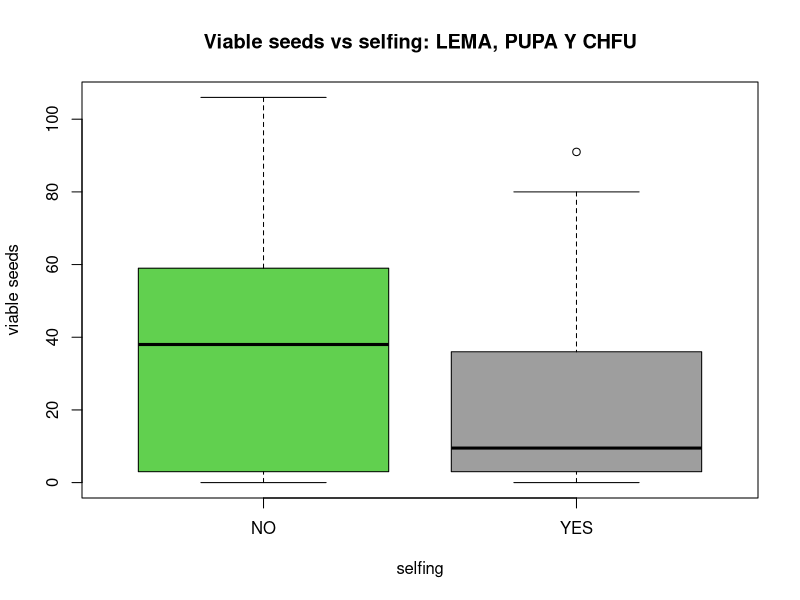
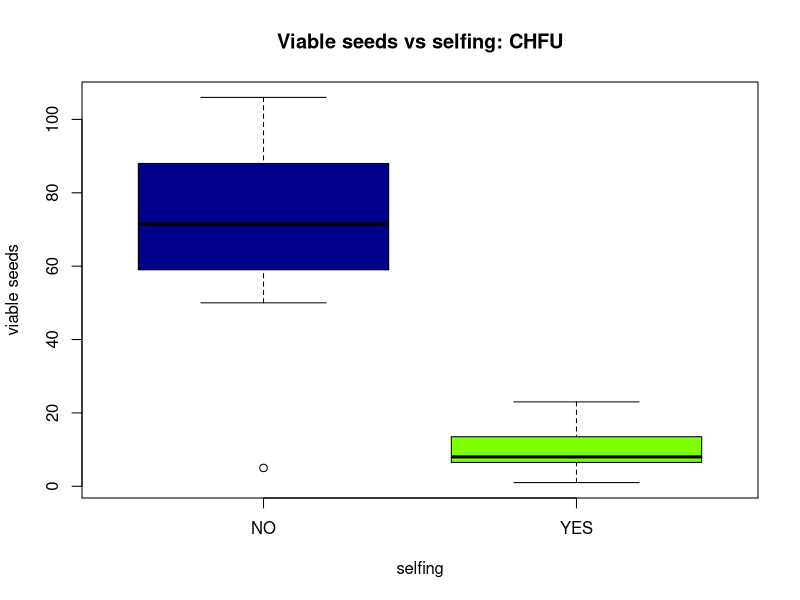
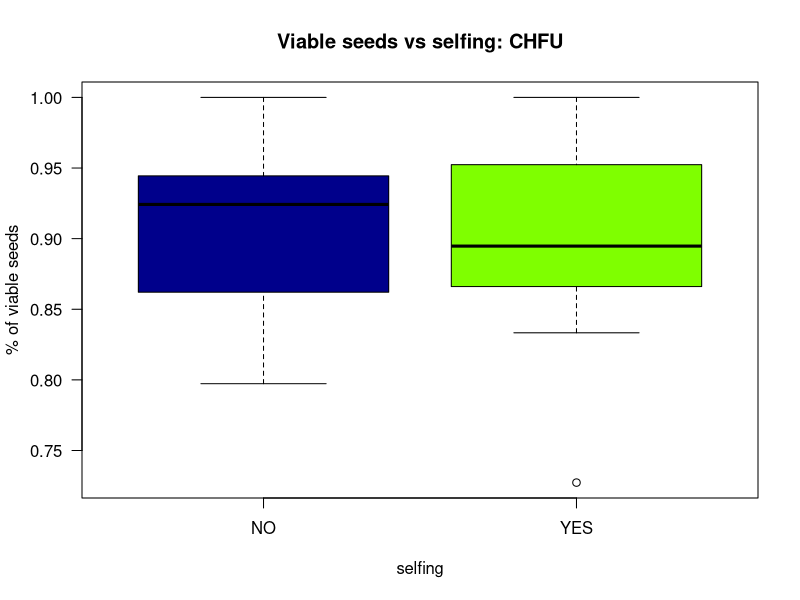
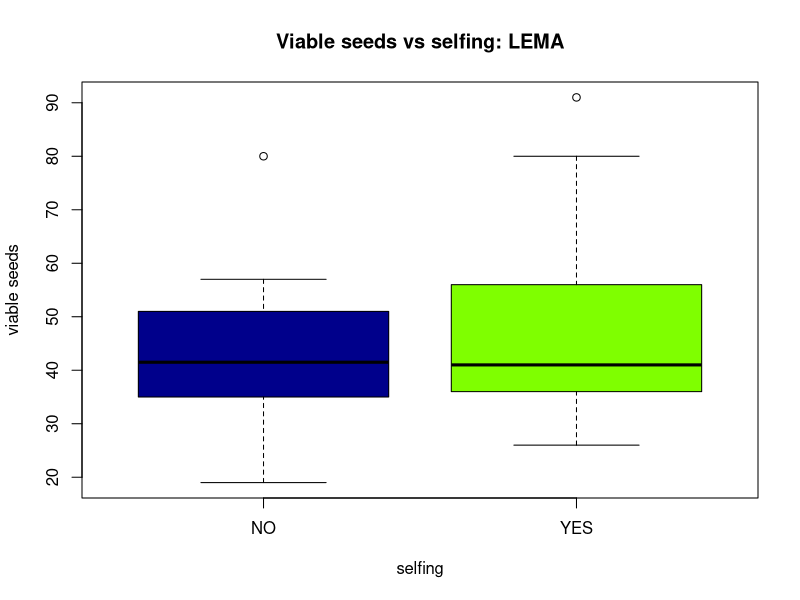
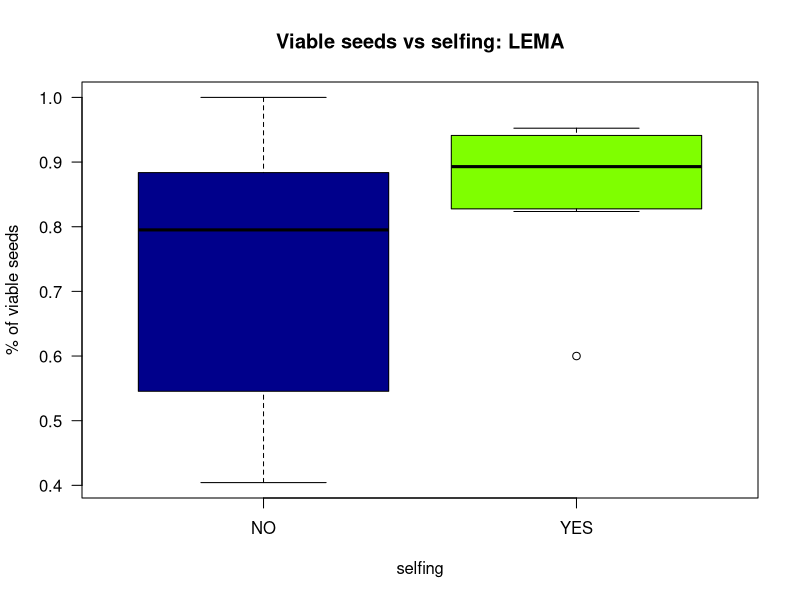
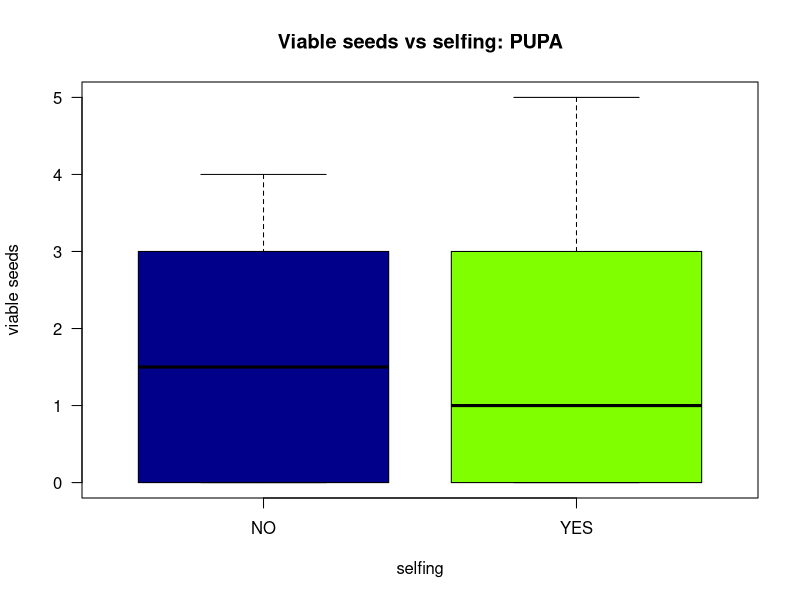
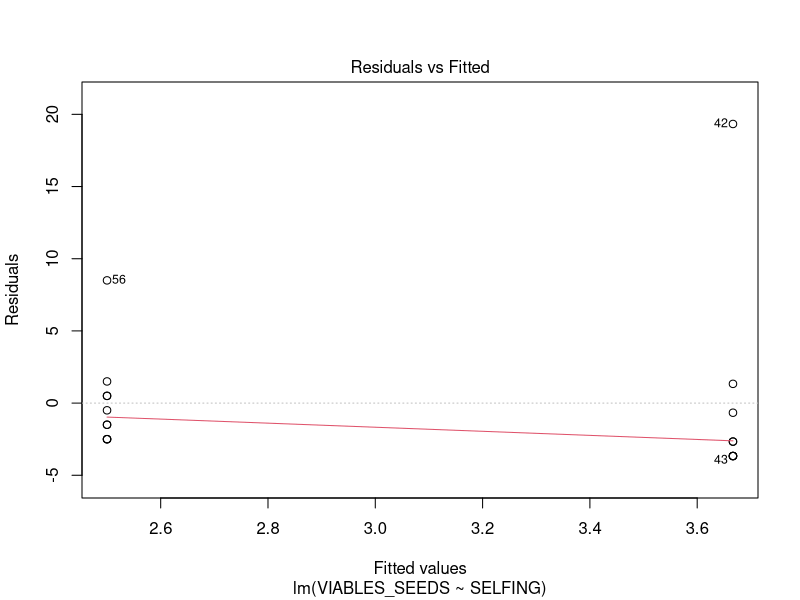
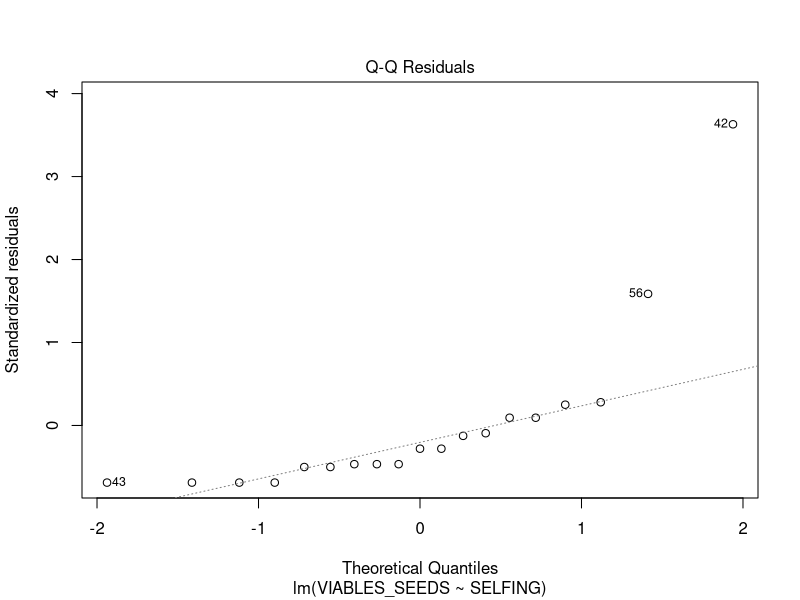

The R script that drew these images, in order:
# seed set --> selfing 

SF_2019 <- read.table("SF_19.csv", header= T, sep= ";")


library(tidyverse)

boxplot(SF_2019$VIABLES_SEEDS~ SF_2019$SELFING, xlab= ('selfing'), col= c(123, 456,234), ylab = ('viable seeds'),main = ('Viable seeds vs selfing: LEMA, PUPA Y CHFU'))
t.test(SF_2019$VIABLES_SEEDS~SF_2019$SELFING, data= SF_2019)

aov(VIABLES_SEEDS ~ SELFING, data = SF_2019)
k <- lm(VIABLES_SEEDS ~ SELFING, data = SF_2019)
summary(k)

SF_2019$SELFING <- as.factor(SF_2019$SELFING)
str(SF_2019)
SF_2019$VIABLES_SEEDS <- as.numeric(SF_2019$VIABLES_SEEDS)

#chfu----
SF_CHFU <- subset(SF_2019, PLANT== 'CHFU')
boxplot(SF_CHFU$VIABLES_SEEDS~SF_CHFU$SELFING, xlab= ('selfing'), ylab = ('viable seeds'), main = ('Viable seeds vs selfing: CHFU'),col=c("blue4", "chartreuse"))
m <- lm(VIABLES_SEEDS ~ SELFING, data = SF_CHFU)
summary(m)
aov(VIABLES_SEEDS ~ SELFING, data = SF_CHFU)

#otra manera
SF_CHFU$TOTAL_SEEDS <- as.numeric(as.character(SF_CHFU$TOTAL_SEEDS))
boxplot((SF_CHFU$VIABLES_SEEDS/SF_CHFU$TOTAL_SEEDS)~SF_CHFU$SELFING, xlab= ('selfing'), ylab = ('% of viable seeds'), main = ('Viable seeds vs selfing: CHFU'), las = 1, col=c("blue4", "chartreuse"))
n3 <- glm(cbind(SF_CHFU$VIABLES_SEEDS,SF_CHFU$NO_VIABLES_SEEDS) ~ SF_CHFU$SELFING, family = "binomial") #no funciona
summary(n3)

#El primer boxplot(SF_CHFU$VIABLES_SEEDS~SF_CHFU$SELFING) sale significiativo, mientras que el segundo no (SF_CHFU$VIABLES_SEEDS/SF_CHFU$TOTAL_SEEDS)~SF_CHFU$SELFING). 
#Esto puede ser porque el selfing en CHFU parece que afecta al numero total de semillas, y no tanto en la viabilidad de estas.

#LEMA ----
SF_LEMA <- subset(SF_2019, PLANT== 'LEMA')
boxplot(SF_LEMA$VIABLES_SEEDS~SF_LEMA$SELFING, xlab= ('selfing'), ylab = ('viable seeds'), main = ('Viable seeds vs selfing: LEMA'),col=c("blue4", "chartreuse"))
n <- lm(VIABLES_SEEDS ~ SELFING, data = SF_LEMA)
summary(n)
aov(VIABLES_SEEDS ~ SELFING, data = SF_LEMA)

#otra manera
SF_LEMA$TOTAL_SEEDS <- as.numeric(as.character(SF_LEMA$TOTAL_SEEDS))
boxplot((SF_LEMA$VIABLES_SEEDS/SF_LEMA$TOTAL_SEEDS)~SF_LEMA$SELFING, xlab= ('selfing'), ylab = ('% of viable seeds'), main = ('Viable seeds vs selfing: LEMA'), las = 1, col=c("blue4", "chartreuse"))
n1 <- glm(cbind(SF_LEMA$VIABLES_SEEDS,SF_LEMA$NO_VIABLES_SEEDS) ~ SF_LEMA$SELFING, family = "binomial")
summary(n1)
#SURPRISE, selfing has more viable seeds! This is super cool, because it match our results showing coleopterans damaging seed development.
#we do not use plot here, because the family is not gaussian. binomial is very robust to model assumptions, but if you want, you can test it with packahe dharma.
#Can you repeat this analysis for the other two plants?

#pupa ----
SF_PUPA <- subset(SF_2019, PLANT== 'PUPA')
boxplot(SF_PUPA$VIABLES_SEEDS~SF_PUPA$SELFING, xlab= ('selfing'), ylab = ('viable seeds'), outline= F, las=1, main = ('Viable seeds vs selfing: PUPA'),col=c("blue4", "chartreuse"))
aov(VIABLES_SEEDS ~ SELFING, data = SF_PUPA)
O <- lm(VIABLES_SEEDS ~ SELFING, data = SF_PUPA)
summary(O)
plot(O)#good model.
#otra manera

SF_PUPA$TOTAL_SEEDS <- as.numeric(as.character(SF_PUPA$TOTAL_SEEDS))
boxplot((SF_PUPA$VIABLES_SEEDS/SF_PUPA$TOTAL_SEEDS)~SF_PUPA$SELFING, xlab= ('selfing'), ylab = ('% of viable seeds'), main = ('Viable seeds vs selfing: PUPA'), las = 1, col=c("blue4", "chartreuse"), outline=F)
n2 <- glm(cbind(SF_PUPA$VIABLES_SEEDS,SF_PUPA$NO_VIABLES_SEEDS) ~ SF_PUPA$SELFING, family = "binomial")
summary(n2)


#según los analisis anteriores se podría decir que a CHFU los polinizadores le producen un mayor fitness 
    #que a LEMA y PUPA, que no dependen tanto de los polinizadores. LEMa tiene altas tasas de autofecundación
